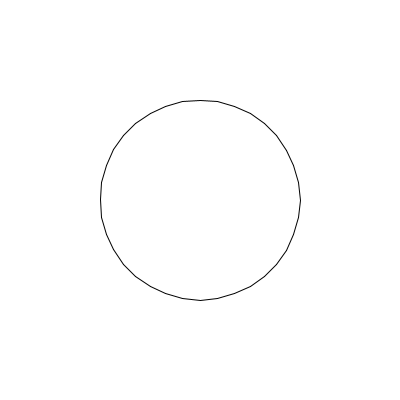
Frame 1 (no input)
Frame 60 (the mouse pressed at the canvas centre just before this capture): identical to frame 1, image omitted
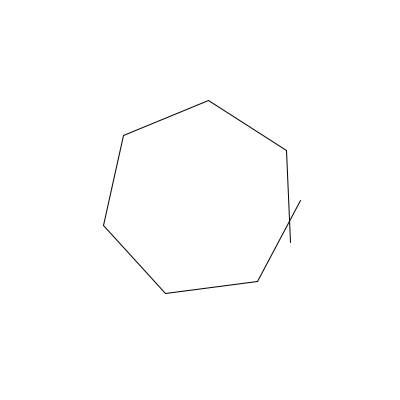
Frame 120 (the mouse held since frame 60 and released just before this capture)

The Processing sketch that drew these frames (run headless with seeded random() and noise(); from frame 60 on, the mouse is pressed at the canvas centre):

// Processing sketch: sketch_190312c
// ── sketch_190312c.pde
float d;
void setup(){
size(400,400);
d=30;
}

void draw(){
background(255);
beginShape(LINES);
d=90*mouseX/width+10;
for(int i=0; i<360; i+=d){
float x = cos(TWO_PI*i/360)*100+200;
float y = sin(TWO_PI*i/360)*100+200;
vertex(x,y);
float x2 = cos(TWO_PI*(i+d)/360)*100+200;
float y2 = sin(TWO_PI*(i+d)/360)*100+200;
vertex(x2,y2);
}
endShape(CLOSE);

}
